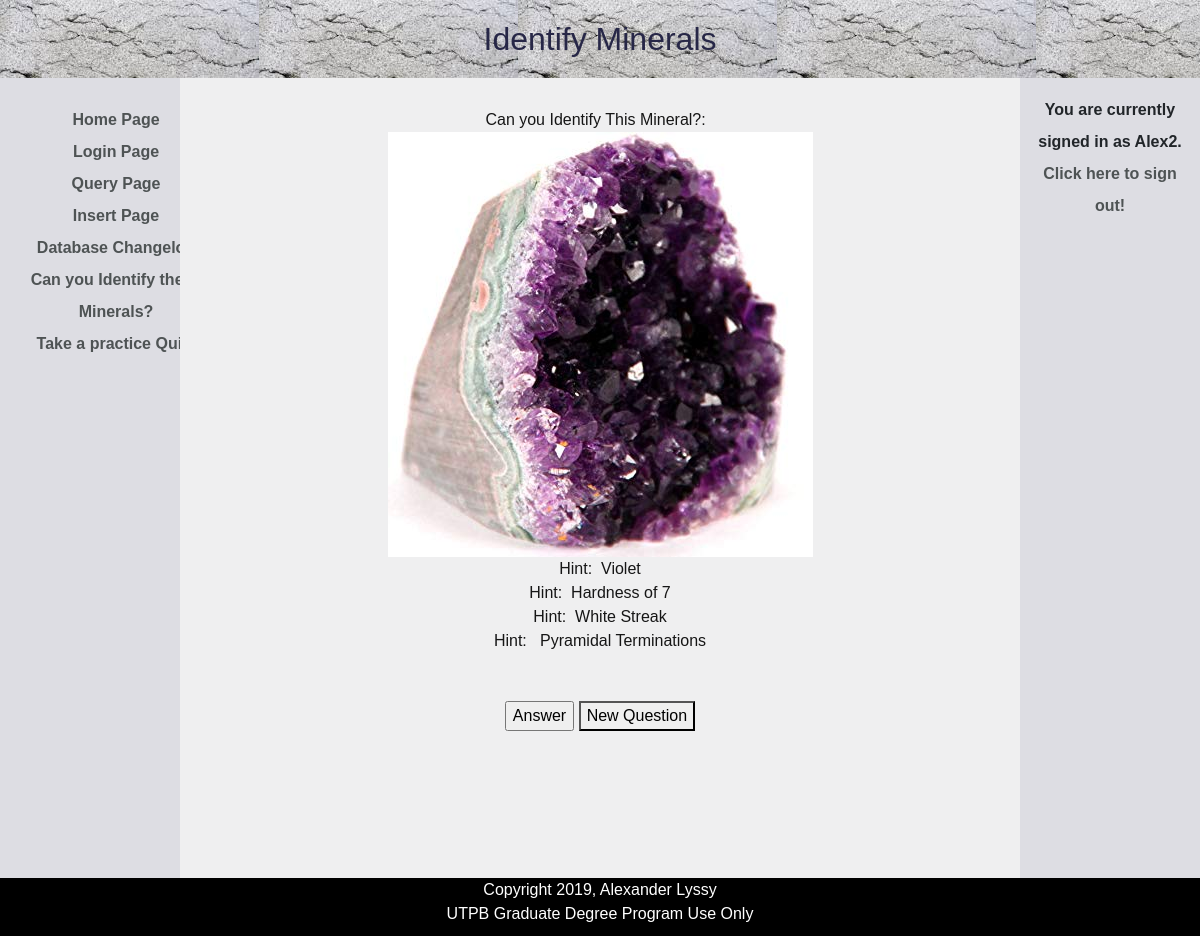
Screenshot of /Thesis/quiz.php (signed in) with the database file from the repository.
### tables this page shows
CREATE TABLE IF NOT EXISTS `quiz` (
  `qnum` int(11) DEFAULT NULL,
  `question` text,
  `answera` text,
  `answerb` text,
  `answerc` text,
  `answerd` text,
  `correct` text,
  `picturename` char(254) DEFAULT NULL
);

### Thesis/quiz.php (the view, shortened to what this page needs)
<!DOCTYPE html>
<html>
<head>
<link rel="stylesheet" href="https://stackpath.bootstrapcdn.com/bootstrap/4.3.1/css/bootstrap.min.css">
<link rel="stylesheet" href="mineralcolors.css">
<div class="header">
<h2>Identify Minerals</h2>
</div>
</head>
<div  class="column side">
	<div class="sidenav">
	<a href="ph.php">Home Page</a><br>
	<a href="login.php">Login Page</a><br>
	<a href="p1.php">Query Page</a><br>
	<a href="p2.php">Insert Page</a><br>
	<a href="p3.php">Database Changelog</a><br>
	<a href="quiz.php">Can you Identify these Minerals?</a><br>
	<a href="quiz2.php">Take a practice Quiz!</a><br>
	</div>
</div>
<body>
<div class="column middle">
<form>
<div>
<?php
$servername = "localhost";
$username = "root";
$password = "legitpassword1";
$dbname = "mineral";
$conn = new mysqli($servername, $username, $password, $dbname);
  $generate = rand(1, 17);
  $sql = "SELECT * FROM quiz WHERE qnum = $generate;";
  $result = mysqli_query($conn, $sql);
  while ($row = mysqli_fetch_assoc($result)) {
  $answer = $row['correct'];
  $image = " $answer.jpg ";
  echo "<tr><td>Can you Identify This Mineral?: &nbsp;"; echo "<br>";
  echo "<img src=\" $image\" />";
  echo "<tr><td><br>Hint: &nbsp;"; echo $row['answera'];
  echo "<tr><td><br>Hint: &nbsp;"; echo $row['answerb']; echo "</td></tr>";
  echo "<tr><td><br>Hint: &nbsp;"; echo $row['answerc']; echo "</td></tr> ";
  echo "<tr><td><br>Hint: &nbsp;"; echo $row['answerd']; echo "<br><br><br></td></tr>";
  echo "<tr><td><input type='button' value=\"Answer\" onclick=\"myFunction()\" /> <button type=\"button\" onClick=\"window.location.reload();\">New Question</button>
	<div id=\"myDIV\" style=\"display:none;\">
	<br><br>
	 The correct answer is $answer
	</div> </button></td></tr>";
  }
?>
</div>
</form>
</div>
</body>
<div class="column side">
<p>You are currently signed in as <?php echo htmlspecialchars($_SESSION["username"]); ?>. <br><a href="logout.php" >Click here to sign out!</a></p>
</div>
<div class ="footer">
<footer>
<p>Copyright 2019, Alexander Lyssy<br> UTPB Graduate Degree Program Use Only</p>
</footer>
</div>
</html>

### Thesis/mineralcolors.css (style rules this page uses)
* { box-sizing: border-box; margin: 0 !important; }
body { font-family: Arial, Helvetica, sans-serif; margin:0; background: black; padding: 0px; height: 100%; }
.header { background-image: url("headerbackground.jpg"); text-align: center; font-size: 35px; width: 100%; padding: 20px; color: #272747; text-decoration: bold; }
.column { float: left; padding: 30px; height: 800px; }
.column.side { width: 15%; background-color: #DDDDE3; color: 161616; padding: 16px; text-decoration: none; display: block; text-align: center; z-index: 1; top: 0; left: 0; align-items: stretch; line-height: 200%; font-weight: bold; }
.column.middle { width: 70%; background-color: #EFEFF0; text-align: center; color: #161616; margin-left:20%; margin-right:20%; }
.footer { background-color: black; padding: 10px; text-align: center; color: white; bottom: 0; }
.column.side a:link { color: #4E5354; text-decoration: none; }
.sidenav { height: 100%; width: 200px; z-index: 1; top: 0; left: 0; overflow-x: hidden; padding-top: 10px; }

### rows the page displays
quiz: correct (picture), answera "Violet", answerb "Hardness of 7", answerc "White Streak", answerd "Pyramidal Terminations"

### other values shown
$_SESSION["username"] "Alex2"
